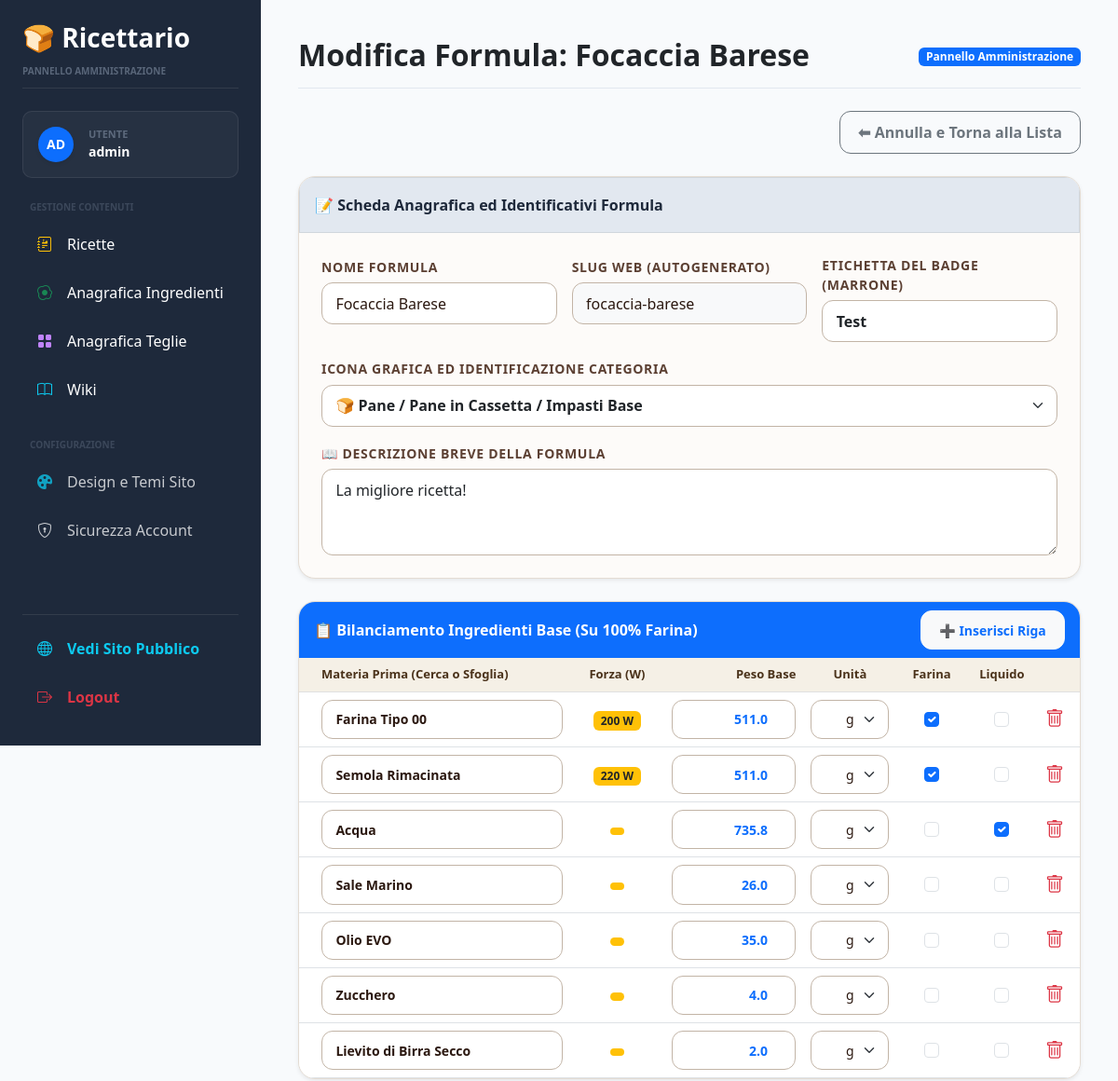
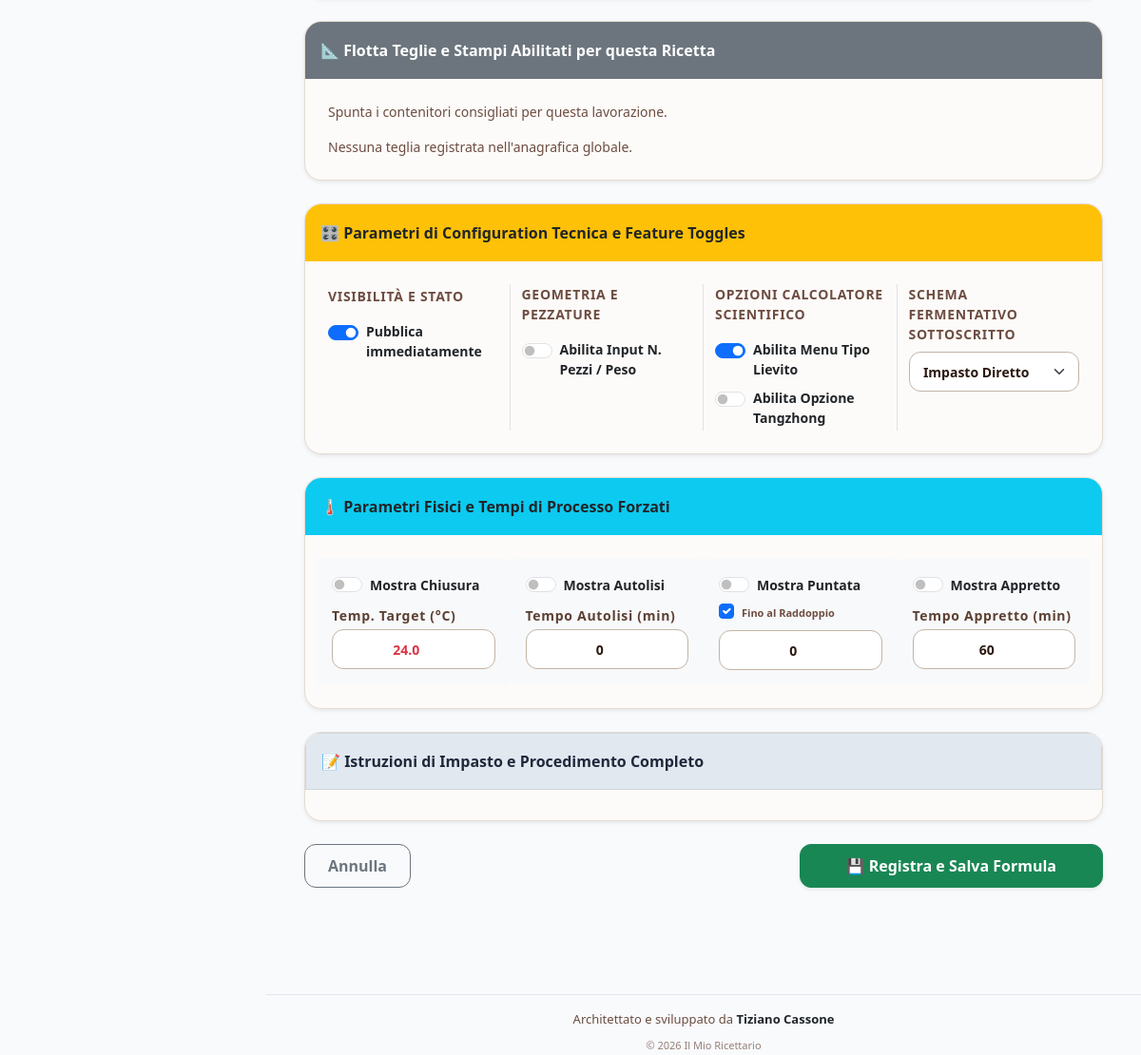
Before: /admin/recipe/1 (signed in) with the older database file (2 pictures, top to bottom).
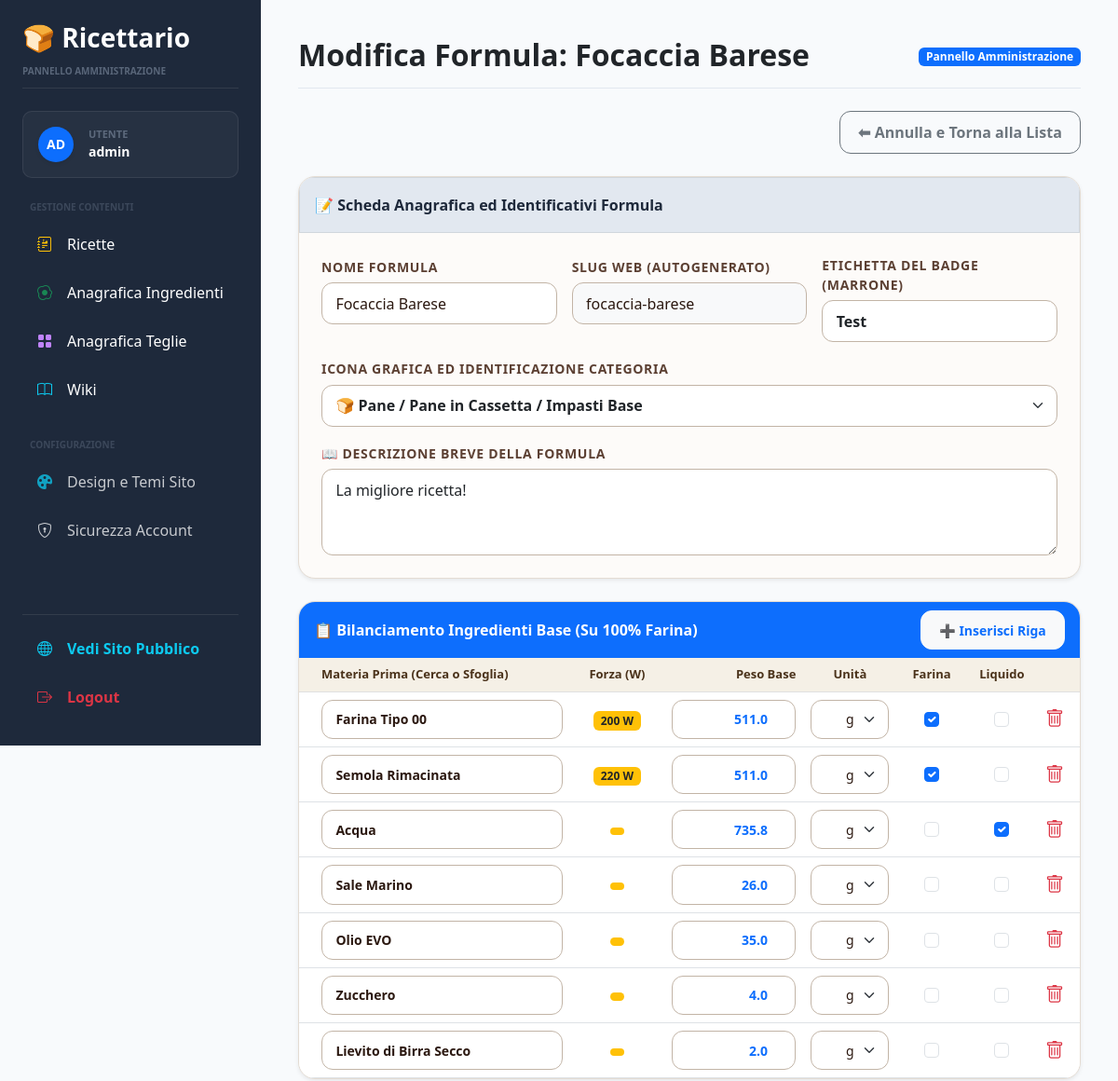
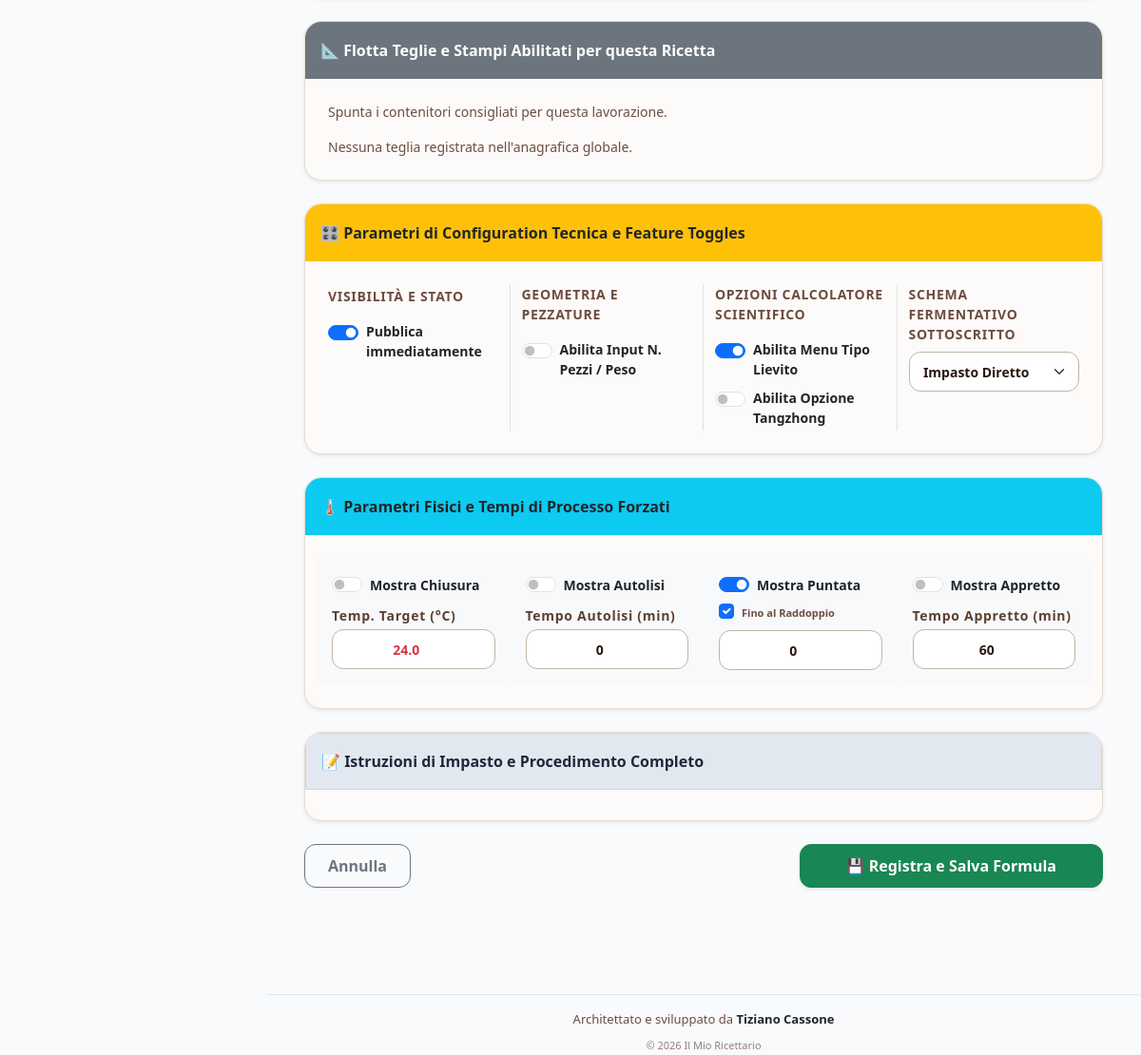
After: the same page with the newer database file (2 pictures, top to bottom).
### models/ingredient.py (models this page shows, shortened)
class RecipeIngredient(db.Model):
    __tablename__ = "recipe_ingredients"
    id = db.Column(
        db.Integer,
        primary_key=True
    )
    recipe_id = db.Column(
        db.Integer,
        db.ForeignKey("recipes.id"),
        nullable=False
    )
    name = db.Column(
        db.String(255),
        nullable=False
    )
    quantity = db.Column(
        db.Float,
        nullable=False,
        default=0
    )
    percentage = db.Column(
        db.Float,
        default=0
    )
    unit = db.Column(
        db.String(20),
        default="g"
    )
    is_flour = db.Column(
        db.Boolean,
        default=False
    )
    is_liquid = db.Column(
        db.Boolean,
        default=False
    )
    w_value = db.Column(
        db.Integer,
        nullable=True,
        default=0
    )
    is_optional = db.Column(
        db.Boolean,
        default=False
    )
    sort_order = db.Column(
        db.Integer,
        default=0
    )
    notes = db.Column(
        db.String(255)
    )

### models/recipe.py (models this page shows, shortened)
class Recipe(db.Model):
    __tablename__ = "recipes"
    id = db.Column(
        db.Integer,
        primary_key=True
    )
    name = db.Column(
        db.String(255),
        nullable=False
    )
    slug = db.Column(
        db.String(255),
        unique=True,
        nullable=False
    )
    badge_text = db.Column(
        db.String(100),
        nullable=True,
        default="Antica Formula Bilanciata"
    )
    description = db.Column(
        db.Text
    )
    instructions = db.Column(
        db.Text
    )
    image_id = db.Column(
        db.Integer,
        db.ForeignKey(
            "master_images.id",
            ondelete="SET NULL"
        ),
        nullable=True
    )
    icon = db.Column(
        db.String(50),
        nullable=False,
        default="bi-journal-text"
    )
    is_published = db.Column(
        db.Boolean,
        default=True
    )
    temp_chiusura = db.Column(
        db.Float,
        nullable=True,
        default=24.0
    )
    tempo_autolisi = db.Column(
        db.Integer,
        nullable=True,
        default=0
    )
    tempo_puntata = db.Column(
        db.Integer,
        nullable=True,
        default=120
    )
    tempo_appretto = db.Column(
        db.Integer,
        nullable=True,
        default=60
    )
    show_chiusura = db.Column(
        db.Boolean,
        default=True
    )
    show_autolysis = db.Column(
        db.Boolean,
        default=True
    )
    show_puntata = db.Column(
        db.Boolean,
        default=True
    )
    puntata_fino_al_raddoppio = db.Column(
        db.Boolean,
        default=False
    )
    show_appretto = db.Column(
        db.Boolean,
        default=True
    )
    fermentation_type = db.Column(
        db.String(50),
        nullable=False,
        default="diretto"
    )
    preferment_instructions = db.Column(
        db.Text,
        nullable=True
    )
    yeast_ratio = db.Column(
        db.Float,
        nullable=False,
        default=3.0
    )
    yeast_fresh_saved = db.Column(
        db.Float,
        nullable=True,
        default=3.0
    )
    yeast_dry_saved = db.Column(
        db.Float,
        nullable=True,
        default=1.0
    )
    created_at = db.Column(
        db.DateTime,
        default=datetime.utcnow
    )
    updated_at = db.Column(
        db.DateTime,
        default=datetime.utcnow,
        onupdate=datetime.utcnow
    )
    ingredients = db.relationship(
        "RecipeIngredient",
        backref="recipe",
        cascade="all, delete-orphan",
        lazy=True,
        order_by="RecipeIngredient.sort_order"
    )
    features = db.relationship(
        "RecipeFeature",
        backref="recipe",
        cascade="all, delete-orphan",
        lazy=True
    )
    featured_image = db.relationship(
    "MasterImage",
    foreign_keys=[image_id],
    lazy="joined",
    back_populates="recipes"
    )
    pans = db.relationship(
        "MasterBakeryPan",
        secondary=recipe_pans,
        lazy="subquery",
        backref=db.backref("recipes", lazy=True)
    )

### routes/admin.py (the view)
@admin_bp.route("/recipe/<int:id>")
@login_required
def recipe_detail(id):
    recipe = Recipe.query.get_or_404(id)
    ingredients = RecipeIngredient.query.filter_by(
        recipe_id=recipe.id
    ).order_by(
        RecipeIngredient.sort_order
    ).all()
    feature = RecipeFeature.query.filter_by(
        recipe_id=recipe.id
    ).first()
    parameters = RecipeParameter.query.filter_by(
        recipe_id=recipe.id
    ).order_by(
        RecipeParameter.sort_order
    ).all()
    return render_template(
        "admin/recipe_detail.html",
        recipe=recipe,
        ingredients=ingredients,
        feature=feature,
        parameters=parameters
    )

### app.py (called while the page is built)
@login_manager.user_loader
def load_user(user_id):
    return db.session.get(
        User,
        int(user_id)
    )

@app.context_processor
def inject_global_settings():
    setting_record = Setting.query.order_by(Setting.id.desc()).first()
    return dict(
        settings_data=setting_record
    )

### templates/admin/recipe_detail.html (shortened to what the changed rows need)
{% extends "base.html" %}
{% block page_title %}{% if recipe %}Modifica Formula: {{ recipe.name }}{% else %}Inserimento Nuova Formula Bilanciata{% endif %}{% endblock %}
{% block content %}
<form method="post" id="main-recipe-form">
    <div class="card shadow-sm border-0 mb-4">
        <div class="card-body p-4">
            <div class="row g-3">
                <div class="col-md-4">
                    <label class="form-label fw-bold small text-secondary text-uppercase">Nome Formula</label>
                    <input type="text" name="name" id="recipe-name" class="form-control" value="{{ recipe.name if recipe else '' }}" placeholder="es. Focaccia Barese" required>
                </div>
                <div class="col-md-4">
                    <label class="form-label fw-bold small text-secondary text-uppercase">Slug Web (Autogenerato)</label>
                    <input type="text" name="slug" id="recipe-slug" class="form-control bg-light" value="{{ recipe.slug if recipe else '' }}" placeholder="es. focaccia-barese" required>
                </div>
                <div class="col-md-4">
                    <label class="form-label fw-bold small text-danger text-uppercase">Etichetta del Badge (Marrone)</label>
                    <input type="text" name="badge_text" id="recipe-badge-text" class="form-control fw-bold text-dark" value="{{ recipe.badge_text if recipe else 'Antica Formula Bilanciata' }}" placeholder="es. Antica Formula Bilanciata">
                </div>
                <div class="col-md-12 mt-3">
                    <label class="form-label fw-bold small text-secondary text-uppercase">Icona Grafica ed Identificazione Categoria</label>
                    <select name="icon" class="form-select fw-semibold bg-white text-dark">
                        <option value="bi-bread-slice" {% if recipe and recipe.icon == 'bi-bread-slice' %}selected{% endif %}>🍞 Pane / Pane in Cassetta / Impasti Base</option>
                    </select>
                </div>
                <div class="col-md-12 mt-3">
                    <label class="form-label fw-bold small text-secondary text-uppercase">📖 Descrizione Breve della Formula</label>
                    <textarea name="description" class="form-control shadow-none fw-medium text-dark" rows="3" placeholder="Scrivi qui il sottotitolo personalizzato della ricetta...">{{ recipe.description if recipe and recipe.description else 'Formula di panificazione bilanciata ad alta precisione.' }}</textarea>
                </div>
            </div>
        </div>
    </div>
    <div class="card shadow-sm border-0 mb-4">
        <div class="card-body p-0">
            <div class="table-responsive">
                <table class="table table-hover align-middle mb-0" id="ingredients-table">
                    <thead class="table-light">
                        <tr class="small text-secondary" style="font-size: 13px;">
                            <th class="ps-4" style="width: 35%;">Materia Prima (Cerca o Sfoglia)</th>
                            <th class="text-center" style="width: 12%;">Forza (W)</th>
                            <th class="text-end" style="width: 18%;">Peso Base</th>
                            <th class="text-center" style="width: 12%;">Unità</th>
                            <th class="text-center" style="width: 9%;">Farina</th>
                            <th class="text-center" style="width: 9%;">Liquido</th>
                            <th class="text-center" style="width: 5%;"></th>
                        </tr>
                    </thead>
                    <tbody id="ingredients-container">
                        {% if ingredients %}
                            {% for ing in ingredients %}
                            <tr class="ingredient-row border-bottom">
                                <td class="ps-4">
                                    <input type="text" name="ing_name[]" class="form-control form-control-sm fw-semibold input-autocomplete-trigger" list="global-master-ingredients" value="{{ ing.name }}" placeholder="Cerca ingrediente..." required>
                                </td>
                                <td class="text-center font-w-container">
                                    <span class="badge bg-warning text-dark fw-bold label-w-display {% if not ing.is_flour or not ing.w_value or ing.w_value == 0 %}d-none{% endif %}" style="font-size: 12px;">
                                        {% if ing.is_flour and ing.w_value and ing.w_value > 0 %}{{ ing.w_value }} W{% endif %}
                                    </span>
                                </td>
                                <td>
                                    <input type="number" name="ing_qty[]" class="form-control form-control-sm text-end fw-bold text-primary" value="{{ ing.quantity }}" step="0.1" required>
                                </td>
                                <td>
                                    <select name="ing_unit[]" class="form-select form-select-sm text-center fw-medium">
                                        <option value="g" {% if ing.unit == 'g' %}selected{% endif %}>g</option>
                                    </select>
                                </td>
                                <td class="text-center">
                                    <input type="checkbox" class="form-check-input input-is-flour" {% if ing.is_flour %}checked{% endif %}>
                                </td>
                                <td class="text-center">
                                    <input type="checkbox" class="form-check-input input-is-liquid" {% if ing.is_liquid %}checked{% endif %}>
                                </td>
                                <td class="text-center pe-3">
                                    <button type="button" class="btn btn-sm btn-link text-danger p-0 btn-remove-row"><i class="bi bi-trash fs-5"></i></button>
                                </td>
                            </tr>
                            {% endfor %}
                        {% endif %}
                    </tbody>
                </table>
            </div>
        </div>
    </div>
    <div class="card shadow-sm border-0 mb-4">
        <div class="card-body p-4">
            <div class="row g-4">
                <div class="col-md-3 border-end">
                    <div class="form-check form-switch mb-2 shadow-none">
                        <input class="form-check-input" type="checkbox" name="is_published" id="is_published" {% if recipe and recipe.is_published %}checked{% elif not recipe %}checked{% endif %}>
                        <label class="form-check-label small fw-bold" for="is_published">Pubblica immediatamente</label>
                    </div>
                </div>
                <div class="col-md-3">
                    <label class="form-label small text-uppercase text-muted mb-2">Schema Fermentativo Sottoscritto</label>
                    <select name="preferment_type" id="preferment-type-select" class="form-select form-select-sm fw-semibold">
                        <option value="none" {% if not recipe or recipe.fermentation_type == 'diretto' or recipe.fermentation_type == 'none' %}selected{% endif %}>Impasto Diretto</option>
                    </select>
                </div>
            </div>
        </div>
    </div>
    <div class="card shadow-sm border-0 mb-4">
        <div class="card-body p-4">
            <div class="row g-4 align-items-start">
                <div class="col-md-3 p-3 bg-light rounded border-1">
                    <div class="form-check form-switch mb-2 shadow-none">
                        <input class="form-check-input" type="checkbox" name="show_chiusura" id="show_chiusura" {% if recipe and recipe.show_chiusura %}checked{% elif not recipe %}checked{% endif %}>
                        <label class="form-check-label small fw-bold text-dark" for="show_chiusura">Mostra Chiusura</label>
                    </div>
                    <label class="form-label small text-secondary mb-1">Temp. Target (°C)</label>
                    <input type="number" name="temp_chiusura" class="form-control form-control-sm text-center fw-bold text-danger" value="{{ recipe.temp_chiusura if recipe else '24.0' }}" step="0.5">
                </div>
                <div class="col-md-3 p-3 bg-light rounded border-1">
                    <div class="form-check form-switch mb-2 shadow-none">
                        <input class="form-check-input" type="checkbox" name="show_autolysis" id="show_autolysis" {% if recipe and recipe.show_autolysis %}checked{% elif not recipe %}checked{% endif %}>
                        <label class="form-check-label small fw-bold text-dark" for="show_autolysis">Mostra Autolisi</label>
                    </div>
                    <label class="form-label small text-secondary mb-1">Tempo Autolisi (min)</label>
                    <input type="number" name="tempo_autolisi" class="form-control form-control-sm text-center fw-bold" value="{{ recipe.tempo_autolisi if recipe else '0' }}">
                </div>
                <div class="col-md-3 p-3 bg-light rounded border-1">
                    <div class="form-check form-switch mb-1 shadow-none">
                        <input class="form-check-input" type="checkbox" name="show_checkpoint" id="show_puntata" {% if recipe and recipe.show_puntata %}checked{% elif not recipe %}checked{% endif %}>
                        <label class="form-check-label small fw-bold text-dark" for="show_puntata">Mostra Puntata</label>
                    </div>
                    <div class="form-check form-checkbox shadow-none mb-2">
                        <input class="form-check-input shadow-none" type="checkbox" name="puntata_fino_al_raddoppio" id="puntata_fino_al_raddoppio" {% if recipe and recipe.puntata_fino_al_raddoppio %}checked{% endif %}>
                        <label class="form-check-label small text-muted" for="puntata_fino_al_raddoppio" style="font-size: 11px; font-weight: 700;">Fino al Raddoppio</label>
                    </div>
                    <input type="number" id="input-tempo-puntata" name="tempo_puntata" class="form-control form-control-sm text-center fw-bold" value="{{ recipe.tempo_puntata if recipe else '120' }}">
                </div>
                <div class="col-md-3 p-3 bg-light rounded border-1">
                    <div class="form-check form-switch mb-2 shadow-none">
                        <input class="form-check-input" type="checkbox" name="show_appretto" id="show_appretto" {% if recipe and recipe.show_appretto %}checked{% elif not recipe %}checked{% endif %}>
                        <label class="form-check-label small fw-bold text-dark" for="show_appretto">Mostra Appretto</label>
                    </div>
                    <label class="form-label small text-secondary mb-1">Tempo Appretto (min)</label>
                    <input type="number" name="tempo_appretto" class="form-control form-control-sm text-center fw-bold" value="{{ recipe.tempo_appretto if recipe else '60' }}">
                </div>
            </div>
        </div>
    </div>
</form>
{% endblock %}

Changed rows visible on the page:
changed Recipe "Focaccia Barese": show_puntata "☐" → "☑"
